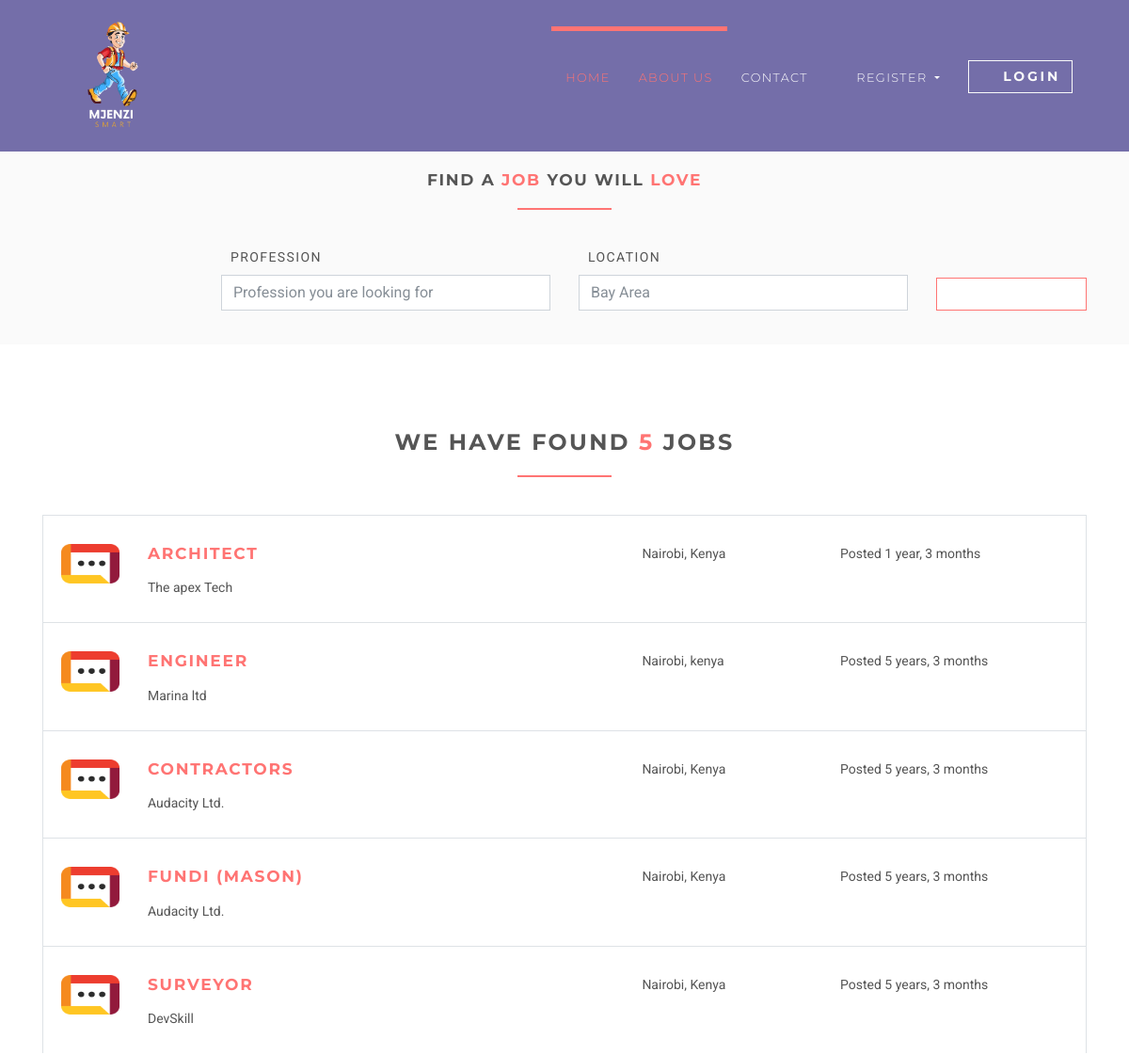
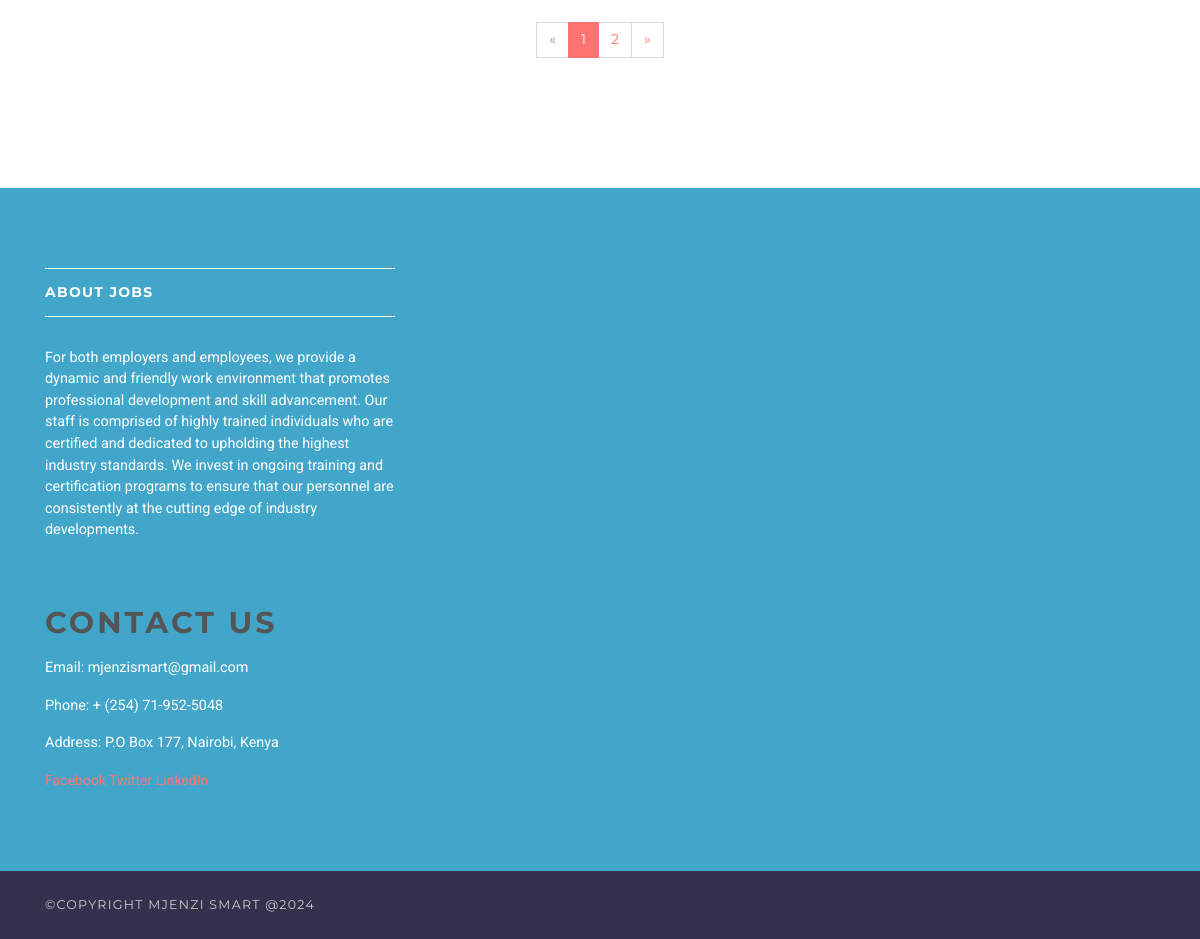
Page /jobs on the committed database (2 pictures, top to bottom).
### jobsapp/models.py (models this page shows, shortened)
class Job(models.Model):
    user = models.ForeignKey(User, on_delete=models.CASCADE)
    title = models.CharField(max_length=300)
    description = models.TextField()
    location = models.CharField(max_length=150)
    type = models.CharField(choices=JOB_TYPE, max_length=10)
    category = models.CharField(max_length=100)
    last_date = models.DateTimeField()
    company_name = models.CharField(max_length=100)
    company_description = models.CharField(max_length=300)
    website = models.CharField(max_length=100, default="")
    created_at = models.DateTimeField(default=timezone.now)
    filled = models.BooleanField(default=False)

### jobsapp/views/home.py (the view)
# urls.py: path('jobs', JobListView.as_view(), name='jobs'),
class JobListView(ListView):
    model = Job
    template_name = 'jobs/jobs.html'
    context_object_name = 'jobs'
    paginate_by = 5

### templates/jobs/jobs.html (shortened to what this page needs)
{% extends 'base.html' %}
{% load static %}
{% block content %}
    <section class="job-form-section job-form-section--compressed">
        <div class="container">
            <h4 class="heading">Find a <span class="accent">job </span> you will <span class="accent">love</span></h4>
            <form id="job-main-form" method="get" action="#" class="job-main-form">
                <div class="controls">
                    <div class="row align-items-end">
                        <div class="col-sm-1 col-lg-2"></div>
                        <div class="col-sm-5 col-lg-4 form-group">
                            <label for="profession">Profession</label>
                            <input type="text" id="profession" name="profession"
                                   placeholder="Profession you are looking for" class="form-control">
                        </div>
                        <div class="col-sm-5 col-lg-4 form-group">
                            <label for="location">Location</label>
                            <input type="text" id="location" name="location" placeholder="Any particular location?"
                                   value="Bay Area" class="form-control">
                        </div>
                        <div class="col-sm-1 col-lg-2 form-group">
                            <button type="submit" name="name"
                                    class="btn btn-outline-white-primary job-main-form__button">
                                <i class="fa fa-search"></i>
                            </button>
                        </div>
                    </div>
                </div>
            </form>
        </div>
    </section>
    <section>
        <div class="container">
            <h3 class="heading">We have found <span class="accent">{{ jobs.count }}</span> jobs</h3>
            {% for job in jobs %}
                <div class="job-listing  ">
                    <div class="row">
                        <div class="col-md-12 col-lg-6">
                            <div class="row">
                                <div class="col-2">
                                    <img src="{% static 'img/company-1.png' %}"
                                         alt="Ipsioou " class="img-fluid">
                                </div>
                                <div class="col-10">
                                    <h4 class="job__title"><a
                                            href="{% url 'jobs:jobs-detail' job.id %}">{{ job.title }}</a></h4>
                                    <p class="job__company">
                                        {{ job.company_name }}
                                    </p>
                                </div>
                            </div>
                        </div>
                        <div class="col-10 col-md-3 col-lg-2 ml-auto"><i class="fa fa-map-marker job__location"></i>
                            {{ job.location }}
                        </div>
                        <div class="col-10 col-md-3 col-lg-3 ml-auto">
                            <p>Posted {{ job.created_at|timesince }}</p>
                        </div>
                    </div>
                </div>
            {% endfor %}
            {% if is_paginated %}
                <div class="row">
                    <div class="col-md-12">
                        <nav aria-label="Page navigation example" class="d-flex justify-content-center mt-4 mb-4">
                            <ul class="pagination">
                                {% if page_obj.has_previous %}
                                    <li class="page-item">
                                        <a href="?page={{ page_obj.previous_page_number }}"
                                           class="page-link">&laquo;</a>
                                    </li>
                                {% else %}
                                    <li class="page-item disabled">
                                        <a class="page-link">&laquo;</a>
                                    </li>
                                {% endif %}
                                {% for i in page_obj.paginator.page_range %}
                                    {% if page_obj.number == i %}
                                        <li class="page-item active">
                                            <a class="page-link">{{ i }}</a>
                                        </li>
                                    {% else %}
                                        <li class="page-item">
                                            <a href="?page={{ i }}" class="page-link">{{ i }}</a>
                                        </li>
                                    {% endif %}
                                {% endfor %}
                                {% if page_obj.has_next %}
                                    <li class="page-item">
                                        <a href="?page={{ page_obj.next_page_number }}" class="page-link">&raquo;</a>
                                    </li>
                                {% else %}
                                    <li class="page-item disabled">
                                        <a class="page-link">&raquo;</a>
                                    </li>
                                {% endif %}
                            </ul>
                        </nav>
                    </div>
                </div>
            {% endif %}
        </div>
    </section>
{% endblock %}

### templates/base.html (shortened to what this page needs)
{% load static %}
<!DOCTYPE html>
<html>
<head>
    <link rel="stylesheet"
          href="{% static 'vendor/bootstrap/css/bootstrap.min.css' %}">
    <link rel="stylesheet"
          href="{% static 'vendor/font-awesome/css/font-awesome.min.css' %}">
    <link rel="stylesheet"
          href="{% static 'vendor/owl.carousel/assets/owl.carousel.css' %}">
    <link rel="stylesheet"
          href="{% static 'vendor/owl.carousel/assets/owl.theme.default.css' %}">
    <link rel="stylesheet" href="{% static 'css/style.default.css' %}"
          id="theme-stylesheet">
    <link rel="stylesheet" href="{% static 'css/custom.css' %}">
</head>
<body>
<header class="header">
    <nav class="navbar navbar-expand-lg">
        <div class="container">
            <a href="/" class="navbar-brand">
                <img src="{% static 'img/compter copy.png' %}" width="30%" height="auto" ><alt="logo" class="d-none d-lg-block">
            </a>
            <div id="navbarSupportedContent" class="collapse navbar-collapse">
                <ul class="navbar-nav ml-auto">
                    <li class="nav-item active">
                        <a href="/" class="nav-link">Home <span class="sr-only">(current)</span></a>
                    </li>
                    <li class="nav-item active">
                        <a href="" class="nav-link">About Us <span class="sr-only">(About)</span></a>
                    </li>
                    <li class="nav-item">
                        <a href="#" class="nav-link">Contact</a>
                    </li>
                    {% if request.user.is_authenticated and request.user.role == 'employer' %}
                        <li class="nav-item dropdown">
                            <a id="clientZone" href="#" data-toggle="dropdown"
                               aria-haspopup="true" aria-expanded="false"
                               class="nav-link dropdown-toggle has-img mb-3 mb-lg-0 mt-3 mt-lg-0">
                                <div class="client-menu-image">
                                    <div class="inner">
                                        <img src="{% static 'img/company-1.png' %}"
                                             alt="company image"
                                             class="img-fluid">
                                    </div>
                                </div>
                                {% if request.user.role == 'employee' %}
                                    {{ request.user.first_name }} {{ request.user.last_name }}
                                {% else %}
                                    {{ request.user.first_name }}
                                {% endif %}
                            </a>
                            <div aria-labelledby="clientZone" class="dropdown-menu">
                                <a href="{% url 'jobs:employer-dashboard' %}" class="dropdown-item">Dashboard</a>
                                <a href="{% url 'jobs:employer-all-applicants' %}" class="dropdown-item">Applicants </a>
                                <a href="{% url 'jobs:employer-jobs-create' %}" class="dropdown-item">Post a new
                                    job </a>
                                <a href="{% url 'accounts:logout' %}" class="dropdown-item">Logout</a>
                            </div>
                        </li>
                    {% else %}
                        <li class="nav-item dropdown">
                            <a id="pages" href="#" data-toggle="dropdown" aria-haspopup="true" aria-expanded="false"
                               class="nav-link dropdown-toggle"><i class="fa fa-signing"></i>Register
                            </a>
                        </li>
                        <li class="nav-item" style="color: #fff">
                            <a href="{% url 'accounts:login' %}" class="btn navbar-btn btn-outline-light mb-5 mb-lg-0">
                                <i class="fa fa-sign-in"></i>Login
                            </a>
                        </li>
                    {% endif %}
                </ul>
            </div>
        </div>
    </nav>
</header>
<div>
    {% block content %} {% endblock %}
</div>
<footer class="footer">
    <div class="footer__block">
        <div class="container">
            <div class="row">
                <div class="col-lg-4 col-md-12 mb-5">
                    <h4 class="h5">About Jobs</h4>
                    <p> For both employers and employees, we provide a dynamic and friendly work environment that promotes professional
                        development and skill advancement. Our staff is comprised of
                        highly trained individuals who are certified and dedicated to upholding the highest
                        industry standards. We invest in ongoing training and certification programs to ensure that our personnel are consistently at the
                         cutting edge of industry developments. </p>
                </div>
            </div>
            <div class="footer-content">
                <div class="block">
                    <h2>Contact Us</h4>
                    <p>Email: <a href="mjenzismart@gmail.com">mjenzismart@gmail.com</a></p>
                    <p>Phone: <a href="tel:+254719525048">+ (254) 71-952-5048</a></p>
                    <p>Address: P.O Box 177, Nairobi, Kenya</p>
                    <div class="social-media">
                    <a href="https://facebook.com" target="_blank">Facebook</a>
                    <a href="https://twitter.com" target="_blank">Twitter</a>
                    <a href="https://linkedin.com" target="_blank">LinkedIn</a>
                </div>
                </div>
            </div>
        </div>
    </div>
    <div class="footer__copyright">
        <div class="container">
            <div class="row">
                <div class="col-md-6 text-md-left text-center">
                    <p>&copy;Copyright Mjenzi Smart @2024</p>
                </div>
            </div>
        </div>
    </div>
</footer>
</body>
</html>

### rows in the picture
Job: title "ARCHITECT", company_name "The apex Tech", location "Nairobi, Kenya", created_at "1 year, 3 months"
Job: title "ENGINEER", company_name "Marina ltd", location "Nairobi, kenya", created_at "5 years, 3 months"
Job: title "CONTRACTORS", company_name "Audacity Ltd.", location "Nairobi, Kenya", created_at "5 years, 3 months"
Job: title "FUNDI (MASON)", company_name "Audacity Ltd.", location "Nairobi, Kenya", created_at "5 years, 3 months"
Job: title "SURVEYOR", company_name "DevSkill", location "Nairobi, Kenya", created_at "5 years, 3 months"

### other values in the picture
{{ jobs.count }} "5"
{{ i }} "1"
{{ i }} "2"
